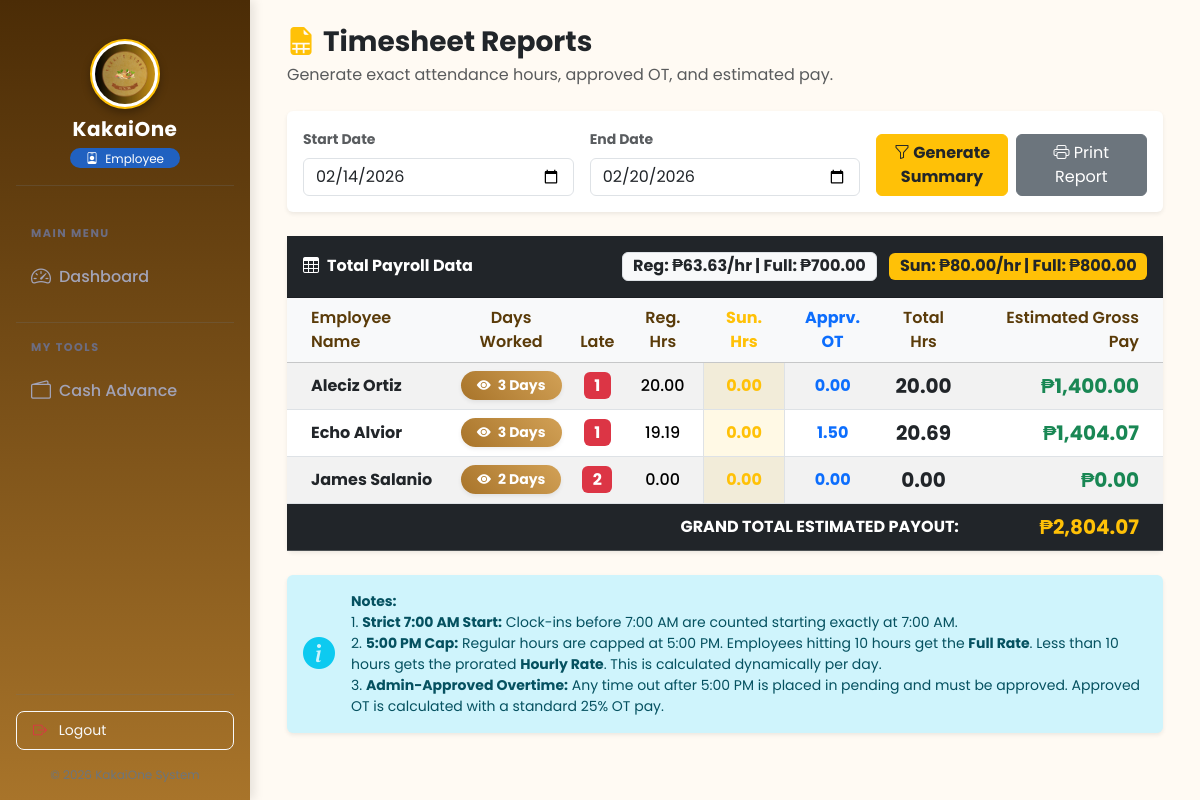
Page /frontend/attendance/timesheet_report.php (signed in) on the committed database.
### tables this page shows
CREATE TABLE `employee_permissions` (
  `permission_id` int(11) NOT NULL,
  `employee_id` int(11) NOT NULL,
  `inv_view` tinyint(1) DEFAULT 0,
  `inv_add` tinyint(1) DEFAULT 0,
  `inv_edit` tinyint(1) DEFAULT 0,
  `inv_delete` tinyint(1) DEFAULT 0,
  `inv_stock_in` tinyint(1) DEFAULT 0,
  `inv_stock_out` tinyint(1) DEFAULT 0,
  `order_view` tinyint(1) DEFAULT 0,
  `order_create` tinyint(1) DEFAULT 0,
  `order_status` tinyint(1) DEFAULT 0,
  `emp_view` tinyint(1) DEFAULT 0,
  `emp_add` tinyint(1) DEFAULT 0,
  `emp_edit` tinyint(1) DEFAULT 0,
  `emp_delete` tinyint(1) DEFAULT 0,
  `payroll_view` tinyint(1) DEFAULT 0,
  `payroll_generate` tinyint(1) DEFAULT 0,
  `payslip_print` tinyint(1) NOT NULL DEFAULT 0,
  `att_view` tinyint(1) DEFAULT 0,
  `att_edit` tinyint(1) NOT NULL DEFAULT 0,
  `att_approve` tinyint(1) DEFAULT 0,
  `att_manual` tinyint(1) DEFAULT 0,
  `ca_manage` tinyint(1) DEFAULT 0,
  `ca_view` tinyint(1) DEFAULT 0,
  `inv_cat_manage` tinyint(1) DEFAULT 0,
  `inv_sup_manage` tinyint(1) DEFAULT 0
);

### frontend/includes/auth_check.php (called while the page is built, shortened)
<?php
function hasPermission($key)
{
    global $pdo;
    try {
        $stmt = $pdo->prepare("SELECT $key FROM employee_permissions WHERE employee_id = ?");
        $stmt->execute([$_SESSION['employee_id']]);
        $perm = $stmt->fetchColumn();
        return $perm == 1;
    } catch (Exception $e) {
        return isset($_SESSION['permissions'][$key]) && $_SESSION['permissions'][$key] == 1;
    }
}

### frontend/attendance/timesheet_report.php (the view, shortened to what this page needs)
<?php
require_once __DIR__ . '/../../config/db.php';
require_once __DIR__ . '/../includes/auth_check.php';
$endDate = isset($_GET['end_date']) ? $_GET['end_date'] : date('Y-m-d');
$startDate = isset($_GET['start_date']) ? $_GET['start_date'] : date('Y-m-d', strtotime('-6 days'));
$reportData = [];
$hourlyRate = 0.00;
$sundayRate = 0.00;
$weekdayFull = 0.00;
$sundayFull = 0.00;
$otMultiplier = 1.25;
try {
    $stmtSettings = $pdo->query("SELECT setting_key, setting_value FROM system_settings WHERE setting_key IN ('weekday_rate', 'sunday_rate', 'weekday_full', 'sunday_full')");
    $settings = $stmtSettings->fetchAll(PDO::FETCH_KEY_PAIR);
    $hourlyRate = isset($settings['weekday_rate']) ? (float)$settings['weekday_rate'] : 0.00;
    $sundayRate = isset($settings['sunday_rate']) ? (float)$settings['sunday_rate'] : ($hourlyRate * 1.30);
    $weekdayFull = isset($settings['weekday_full']) ? (float)$settings['weekday_full'] : ($hourlyRate * 10);
    $sundayFull = isset($settings['sunday_full']) ? (float)$settings['sunday_full'] : ($sundayRate * 10);
} catch (PDOException $e) {
}
try {
    $stmt = $pdo->prepare("
        SELECT e.employee_id, e.first_name, e.last_name,
               a.*, DATE(a.time_in) as log_date
        FROM employees e
        JOIN attendance a ON e.employee_id = a.employee_id
        WHERE DATE(a.time_in) BETWEEN ? AND ?
        ORDER BY e.first_name ASC, a.time_in ASC
    ");
    $stmt->execute([$startDate, $endDate]);
    $rawLogs = $stmt->fetchAll();
    foreach ($rawLogs as $row) {
        $empId = $row['employee_id'];
        if (!isset($reportData[$empId])) {
            $reportData[$empId] = [
                'name' => $row['first_name'] . ' ' . $row['last_name'],
                'regular_hours' => 0,
                'sunday_hours' => 0,
                'ot_hours' => 0,
                'total_hours' => 0,
                'days_present' => 0,
                'lates' => 0,
                'est_gross' => 0,
                'daily_logs' => []
            ];
        }
        $logDate = $row['log_date'];
        $hours = (float)$row['total_hours'];
        $approvedOT = isset($row['approved_overtime']) ? (float)$row['approved_overtime'] : 0;
        $dailyPay = 0;
        if (date('w', strtotime($logDate)) == 0) {
            if ($hours >= 10) {
                $regPay = $sundayFull;
            } else {
                $regPay = $hours * $sundayRate;
            }
            $otPay = $approvedOT * ($sundayRate * $otMultiplier);
            $dailyPay = $regPay + $otPay;
            $reportData[$empId]['sunday_hours'] += $hours;
        } else {
            if ($hours >= 10) {
                $regPay = $weekdayFull;
            } else {
                $regPay = $hours * $hourlyRate;
            }
            $otPay = $approvedOT * ($hourlyRate * $otMultiplier);
            $dailyPay = $regPay + $otPay;
            $reportData[$empId]['regular_hours'] += $hours;
        }
        $reportData[$empId]['est_gross'] += $dailyPay;
        $reportData[$empId]['ot_hours'] += $approvedOT;
        $reportData[$empId]['total_hours'] += ($hours + $approvedOT);
        $reportData[$empId]['days_present']++;
        if (strtolower($row['status']) === 'late') {
            $reportData[$empId]['lates']++;
        }
        $reportData[$empId]['daily_logs'][] = [
            'date' => date('M d, Y', strtotime($logDate)),
            'day_type' => (date('w', strtotime($logDate)) == 0) ? 'Sunday' : 'Weekday',
            'time_in' => !empty($row['time_in']) ? date('h:i A', strtotime($row['time_in'])) : '--:--',
            'time_out' => !empty($row['time_out']) ? date('h:i A', strtotime($row['time_out'])) : '--:--',
            'reg_hours' => $hours,
            'ot_hours' => $approvedOT,
            'daily_pay' => $dailyPay
        ];
    }
} catch (PDOException $e) {
    $errorMsg = "Error fetching data: " . $e->getMessage();
}
?>
<!DOCTYPE html>
<html lang="en">
<head>
    <?php include '../includes/links.php'; ?>
</head>
<body class="bg-light">
    <?php include '../includes/sidebar.php'; ?>
    <main id="main-content" style="margin-left: 250px; padding: 25px; transition: margin-left 0.3s;">
        <div class="container-fluid">
            <div class="d-flex justify-content-between align-items-end mb-4">
                <div>
                    <h3 class="fw-bold text-dark mb-1">
                        <i class="bi bi-file-earmark-spreadsheet-fill me-2 text-warning"></i>Timesheet Reports
                    </h3>
                    <p class="text-muted mb-0">Generate exact attendance hours, approved OT, and estimated pay.</p>
                </div>
            </div>
            <div class="card shadow-sm border-0 mb-4 filter-card">
                <div class="card-body">
                    <form method="GET" class="row align-items-end g-3" id="filterForm">
                        <div class="col-md-4">
                            <label class="form-label fw-bold small text-muted">Start Date</label>
                            <input type="date" name="start_date" id="startDate" class="form-control" value="<?= $startDate ?>" required>
                        </div>
                        <div class="col-md-4">
                            <label class="form-label fw-bold small text-muted">End Date</label>
                            <input type="date" name="end_date" id="endDate" class="form-control" value="<?= $endDate ?>" required>
                        </div>
                        <div class="col-md-4 d-flex gap-2">
                            <button type="submit" class="btn btn-warning fw-bold text-dark w-100" id="generateBtn">
                                <i class="bi bi-funnel"></i> Generate Summary
                            </button>
                            <button type="button" class="btn btn-secondary w-100" onclick="window.print()">
                                <i class="bi bi-printer"></i> Print Report
                            </button>
                        </div>
                    </form>
                </div>
            </div>
            <div class="card shadow-sm border-0">
                <div class="card-header bg-dark text-white py-3 d-flex justify-content-between align-items-center">
                    <span class="fw-bold"><i class="bi bi-table me-2"></i>Total Payroll Data</span>
                    <div>
                        <span class="badge bg-light text-dark fs-6 me-2 border">Reg: ₱<?= number_format($hourlyRate, 2) ?>/hr | Full: ₱<?= number_format($weekdayFull, 2) ?></span>
                        <span class="badge bg-warning text-dark fs-6">Sun: ₱<?= number_format($sundayRate, 2) ?>/hr | Full: ₱<?= number_format($sundayFull, 2) ?></span>
                    </div>
                </div>
                <div class="card-body p-0">
                    <div class="table-responsive">
                        <table class="table table-striped table-hover align-middle mb-0">
                            <thead class="table-light">
                                <tr>
                                    <th class="ps-4">Employee Name</th>
                                    <th class="text-center">Days Worked</th>
                                    <th class="text-center">Late</th>
                                    <th class="text-center">Reg. Hrs</th>
                                    <th class="text-center text-warning fw-bold">Sun. Hrs</th>
                                    <th class="text-center text-primary fw-bold">Apprv. OT</th>
                                    <th class="text-center">Total Hrs</th>
                                    <th class="text-end pe-4">Estimated Gross Pay</th>
                                </tr>
                            </thead>
                            <tbody>
                                <?php if (!empty($reportData)): ?>
                                    <?php
                                    $grandTotalPay = 0;
                                    foreach ($reportData as $empId => $data):
                                        $grandTotalPay += $data['est_gross'];
                                    ?>
                                        <tr>
                                            <td class="ps-4 fw-bold text-dark"><?= htmlspecialchars($data['name']) ?></td>
                                            <td class="text-center">
                                                <button class="btn btn-sm btn-primary rounded-pill px-3 py-1 fw-bold clickable-badge shadow-sm" onclick="viewDailySummary(<?= $empId ?>)" title="View Daily Breakdown">
                                                    <i class="bi bi-eye-fill me-1"></i> <?= $data['days_present'] ?> Days
                                                </button>
                                            </td>
                                            <td class="text-center">
                                                <?php if ($data['lates'] > 0): ?>
                                                    <span class="badge bg-danger fs-6"><?= $data['lates'] ?></span>
                                                <?php else: ?>
                                                    <span class="text-muted">-</span>
                                                <?php endif; ?>
                                            </td>
                                            <td class="text-center fw-medium"><?= number_format($data['regular_hours'], 2) ?></td>
                                            <td class="text-center fw-bold text-warning bg-warning bg-opacity-10 border-start border-end">
                                                <?= number_format($data['sunday_hours'], 2) ?>
                                            </td>
                                            <td class="text-center fw-bold text-primary">
                                                <?= number_format($data['ot_hours'], 2) ?>
                                            </td>
                                            <td class="text-center fw-bold fs-5 text-dark"><?= number_format($data['total_hours'], 2) ?></td>
                                            <td class="text-end pe-4 fw-bold text-success fs-5">₱<?= number_format($data['est_gross'], 2) ?></td>
                                        </tr>
                                    <?php endforeach; ?>
                                    <tr class="table-dark text-white fw-bold">
                                        <td colspan="7" class="text-end ps-4">GRAND TOTAL ESTIMATED PAYOUT:</td>
                                        <td class="text-end pe-4 fs-5 text-warning">₱<?= number_format($grandTotalPay, 2) ?></td>
                                    </tr>
                                <?php endif; ?>
                            </tbody>
                        </table>
                    </div>
                </div>
            </div>
            <div class="alert alert-info mt-4 border-0 shadow-sm d-flex align-items-center">
                <i class="bi bi-info-circle-fill fs-2 me-3 text-info"></i>
                <div class="small">
                    <strong>Notes:</strong><br>
                    1. <b>Strict 7:00 AM Start:</b> Clock-ins before 7:00 AM are counted starting exactly at 7:00 AM.<br>
                    2. <b>5:00 PM Cap:</b> Regular hours are capped at 5:00 PM. Employees hitting 10 hours get the <b>Full Rate</b>. Less than 10 hours gets the prorated <b>Hourly Rate</b>. This is calculated dynamically per day.<br>
                    3. <b>Admin-Approved Overtime:</b> Any time out after 5:00 PM is placed in pending and must be approved. Approved OT is calculated with a standard 25% OT pay.
                </div>
            </div>
        </div>
    </main>
</body>
</html>

### frontend/assets/css/style.css (style rules this page uses)
body { font-family: 'Poppins', sans-serif; background-color: #fff9f2; margin: 0; padding: 0; }
.form-label { font-weight: 500; color: #5a3b09; }
#main-content { margin-left: 250px; background-color: #fffaf3; min-height: 100vh; padding: 2rem; width: calc(100% - 250px); transition: all 0.3s ease; }
#main-content h3 { color: #4b2c06; }
.btn-primary { background: linear-gradient(45deg, #a8742a, #d2a156); border: none; font-weight: 600; color: #fff; transition: all 0.3s ease; }
.table th { color: #5a3b09; font-weight: 600; }

### frontend/attendance/timesheet_report.php (style rules this page uses)
.clickable-badge { cursor: pointer; transition: transform 0.2s, box-shadow 0.2s; }

### rows in the picture
employee_permissions: name "James Salanio", days_present "2", lates "2", emp_view "0.00"

### other values in the picture
$_SESSION['role'] "Employee"
$hourlyRate "63.63"
$weekdayFull "700.00"
$sundayRate "80.00"
$sundayFull "800.00"
$data['name'] "Aleciz Ortiz"
$data['days_present'] "3"
$data['lates'] "1"
$data['regular_hours'] "20.00"
$data['sunday_hours'] "0.00"
$data['ot_hours'] "0.00"
$data['total_hours'] "20.00"
$data['est_gross'] "1,400.00"
$data['name'] "Echo Alvior"
$data['regular_hours'] "19.19"
